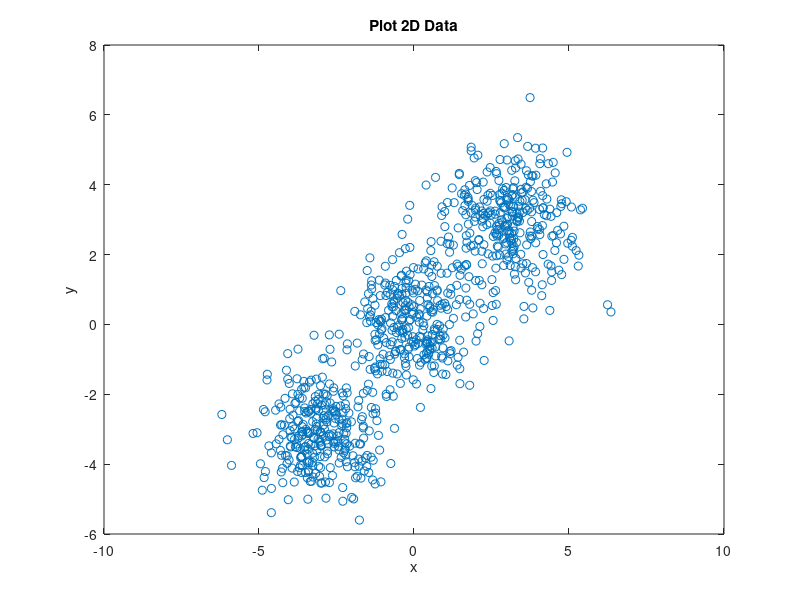
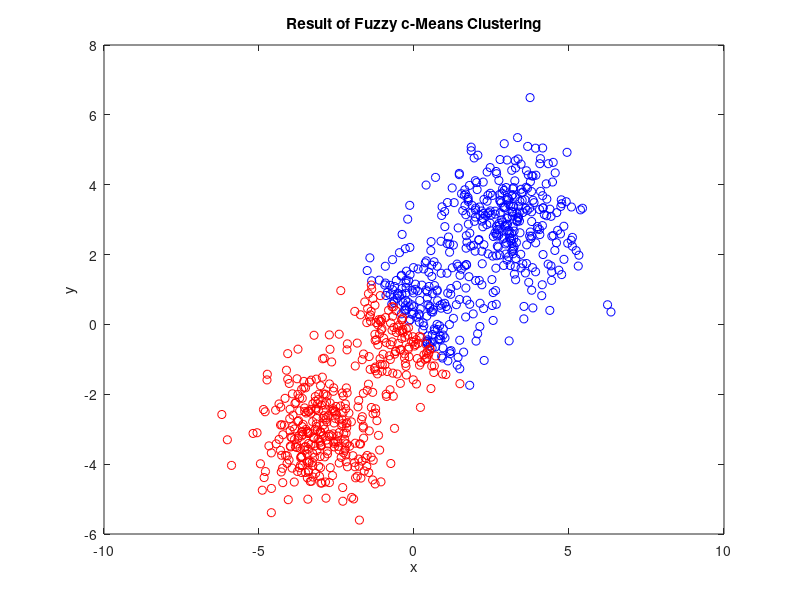
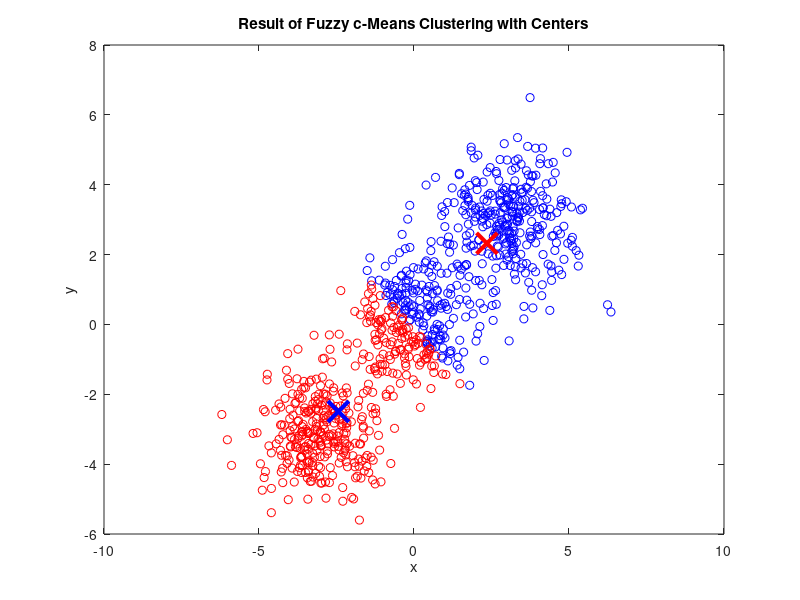
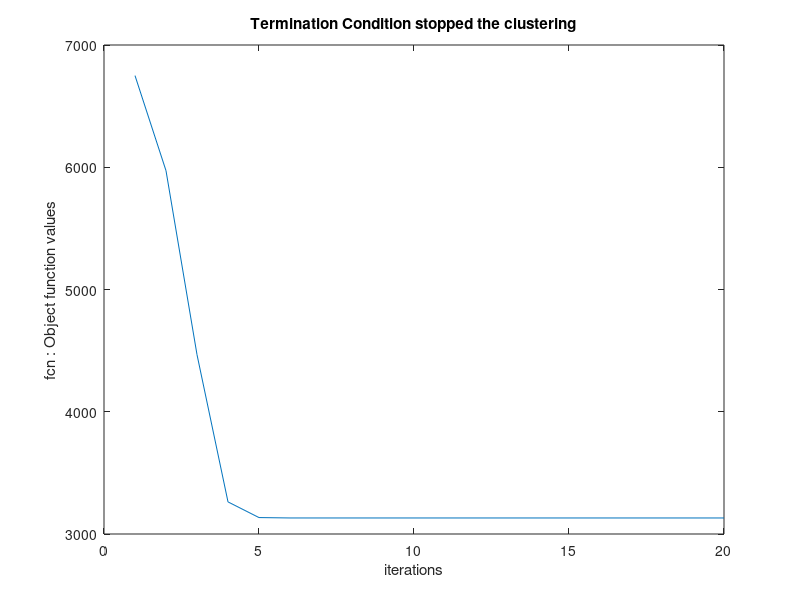

Source code (MATLAB) for these figures, in order:
%% Fuzzy c-Means Clustering(FCM)

clc, clear;

f1 = figure; % plot 2D data
f2 = figure; % result of clustering
f3 = figure; % result of clustering with center point
f4 = figure; % termination clustering iteraions

%cluster_n = 3;
data_n = 300;
dist = 3;

%% Figure 1 : plot 2D data

figure(f1);

data = randn(data_n, 2);
data = [data; randn(data_n,2)+dist*ones(data_n,2)];
data = [data; randn(data_n,2)-dist*ones(data_n,2)];

plot(data(:,1), data(:,2), 'o');
xlabel("x");
ylabel("y");
title("Plot 2D Data");

%% Figure 2 : resulf of clustering

figure(f2);

[centers, U, objFun] = fcm(data, 2);
maxU = max(U);

idx1 = find(U(1,:) == maxU);
idx2 = find(U(2,:) == maxU);

plot(data(idx1,1), data(idx1,2), 'ob');
hold on
plot(data(idx2,1), data(idx2,2), 'or');
hold off
xlabel("x");
ylabel("y");
title("Result of Fuzzy c-Means Clustering");

%% Figure 3 : result of clustering with center point

figure(f3);

plot(data(idx1,1), data(idx1,2), 'ob');
hold on
plot(data(idx2,1), data(idx2,2), 'or');
plot(centers(1,1),centers(1,2),'xr','MarkerSize',15,'LineWidth',3)
plot(centers(2,1),centers(2,2),'xb','MarkerSize',15,'LineWidth',3)
hold off
xlabel("x");
ylabel("y");
title("Result of Fuzzy c-Means Clustering with Centers");

%% Figure 4 : termination clustering iteraions

figure(f4);

plot(1:length(objFun), objFun);
xlabel("iterations");
ylabel("fcn : Object function values");
title("Termination Condition stopped the clustering");
